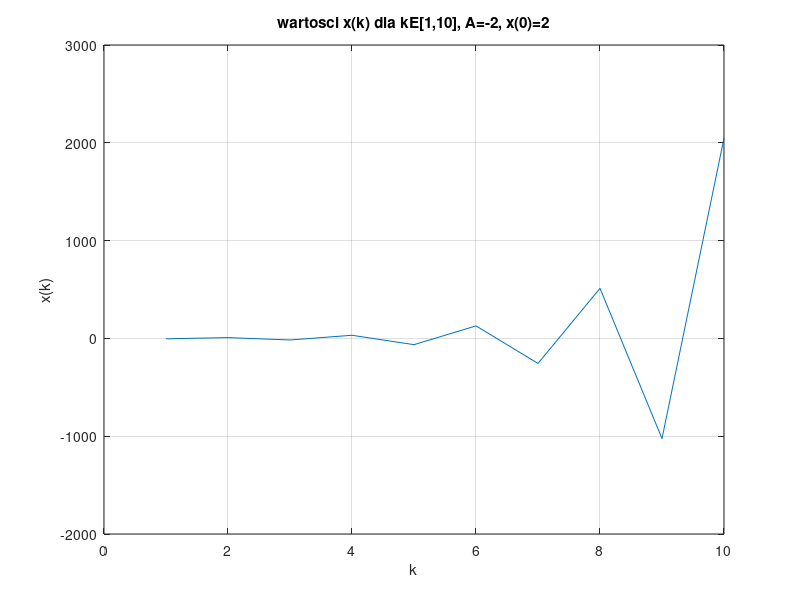
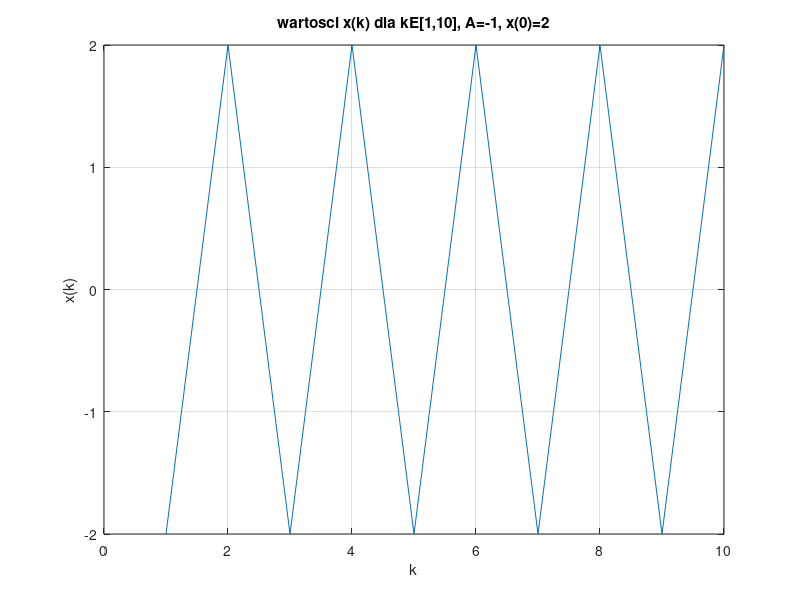
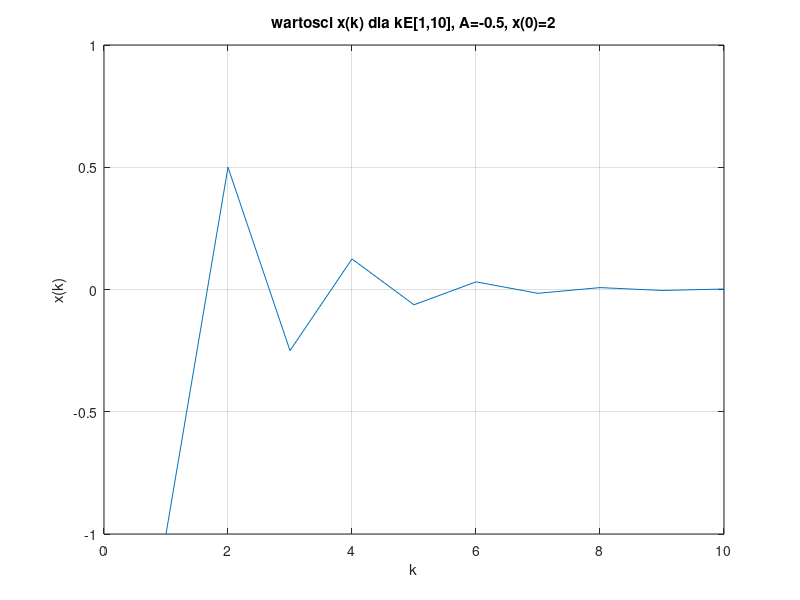
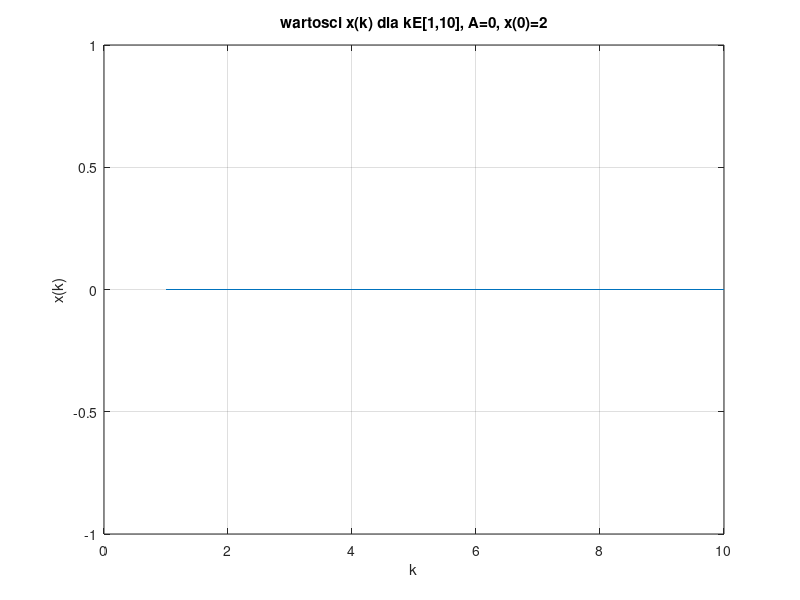

Write MATLAB code to recreate these figures, in order.
%setup
clearvars;
close all;
clc;

%{
rownanie liniowe z sekcji 1.3.1
x(k+1) = Ax(k)+Bu(k)
dla B=0
x(k+1) = Ax(k)
przypadki
    A < -1
    A = -1
    A > -1 i A < 0
    A = 0
    A > 0 i A < 1
    A = 1
    A > 1
rozwiazanie (dla B=0) to:
x(k) = A^k*x(0)
%}

%przykladowe wartosci A:
atab = [-2 -1 -.5 0 .8 1 5];
[x, len] = size(atab);
%przykladowa wartosc poczatkowa
x0 = 2;
%petla wyliczajaca x(k) dla poszczegolnych wartosci A
ks = 1:1:10;%k przyjmuje wartosci od 1 do 10
for i=1:len    %dla kazdego A
    a = atab(i);%biezaca wartosc A
    wyniki = 1:1:10;%tablica wynikow
    for k=ks
        wyniki(k) = a.^k*x0;%kolejne wyniki do tablicy
    end
    figure(i);
    plot(ks,wyniki);
    grid on;
    xlabel('k');
    ylabel('x(k)');
    title(sprintf('wartosci x(k) dla kE[1,10], A=%d, x(0)=%d',a,x0));
end




